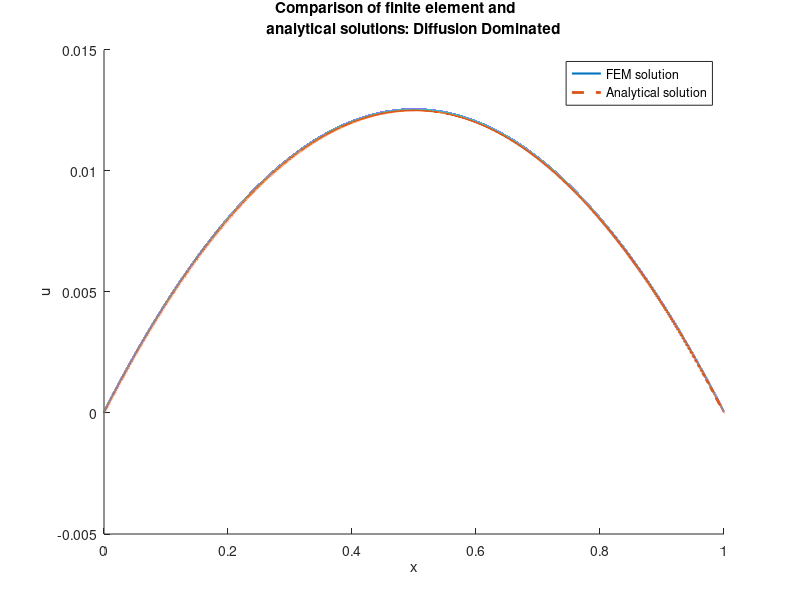

Reproduce this figure in MATLAB.

clear all

h = 10^(-3); %change
k = 10;
nu = 10^(-5);
xgrid = 0:h:1;
n = length(xgrid);

Astar = diag(2*ones(1,n));
Astar = Astar + diag(-1*ones(1,n-1), 1);
Astar = Astar + diag(-1*ones(1,n-1),-1);

Aaster = diag(ones(1,n-1),1);
Aaster = Aaster + diag(-1*ones(1,n-1),-1);

A = k/h * Astar + nu/2 * Aaster;

F = h*ones(n,1);
U = A\F;

%Plot FEM solution:

tgrid = 0:10^(-5):1;
ugrid = zeros(size(tgrid));
ugrid(1) = 0;
for j = 2:length(tgrid)
    t = tgrid(j);
    index1 = ceil(t/h);
    index2 = index1+1;
    phi1 = (xgrid(index2)-t) / (xgrid(index2)-xgrid(index1));
    phi2 = (t-xgrid(index1)) / (xgrid(index2)-xgrid(index1));
    ugrid(j) = U(index1)*phi1 + U(index2)*phi2;
end 

%plot analytical solution:

ugrid_anal = ones(size(tgrid));
den = 1 - exp(nu/k);
for i = 1:length(tgrid)
    t=tgrid(i);
    num = 1 - exp(nu/k * t);
    ugrid_anal(i) = (1/nu) * (t - num/den);
end

figure
hold on
plot(tgrid,ugrid,'LineWidth',1.5)
plot(tgrid,ugrid_anal,'--','LineWidth',2)
title(["Comparison of finite element and"; "analytical solutions: Diffusion Dominated"])
xlabel('x')
ylabel('u')
legend('FEM solution','Analytical solution')

    
    
